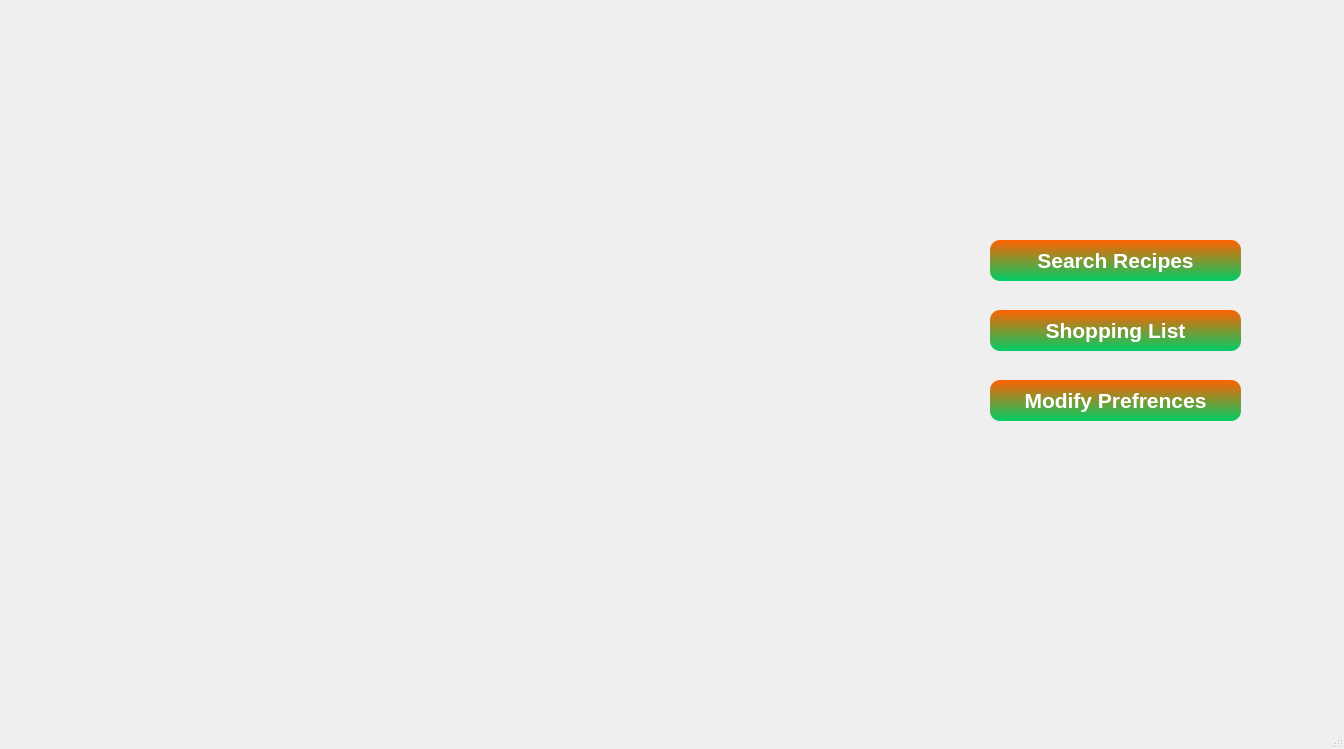
<?xml version="1.0" encoding="UTF-8"?>
<ui version="4.0">
 <class>ClientMainWindow</class>
 <widget class="QMainWindow" name="ClientMainWindow">
  <property name="geometry">
   <rect>
    <x>0</x>
    <y>0</y>
    <width>1344</width>
    <height>749</height>
   </rect>
  </property>
  <property name="windowTitle">
   <string>MainWindow</string>
  </property>
  <widget class="QWidget" name="centralwidget">
   <widget class="QPushButton" name="searchRecipesButton">
    <property name="geometry">
     <rect>
      <x>990</x>
      <y>240</y>
      <width>251</width>
      <height>41</height>
     </rect>
    </property>
    <property name="styleSheet">
     <string notr="true">QPushButton {
    background: qlineargradient(x1:0, y1:0, x2:0, y2:1, stop:0 #FF6200, stop:1 #00CC66);
    color: #FFFFFF;
    border-radius: 10px;
    border: none;
    padding: 5px;
    font-family: &quot;Poppins&quot;;
    font-size: 16pt;
    font-weight: 600;
    box-shadow: 2px 2px 5px rgba(0, 0, 0, 0.3);
}

QPushButton:hover {
    background: qlineargradient(x1:0, y1:0, x2:0, y2:1, stop:0 #00CC66, stop:1 #FF6200);
    border: 2px solid #535AEF;
}

QPushButton:pressed {
    background: qlineargradient(x1:0, y1:0, x2:0, y2:1, stop:0 #CC4E00, stop:1 #00994C);
    border: 2px solid #4488CC;
}</string>
    </property>
    <property name="text">
     <string>Search Recipes</string>
    </property>
   </widget>
   <widget class="QPushButton" name="shoppingListButton">
    <property name="geometry">
     <rect>
      <x>990</x>
      <y>310</y>
      <width>251</width>
      <height>41</height>
     </rect>
    </property>
    <property name="styleSheet">
     <string notr="true">QPushButton {
    background: qlineargradient(x1:0, y1:0, x2:0, y2:1, stop:0 #FF6200, stop:1 #00CC66);
    color: #FFFFFF;
    border-radius: 10px;
    border: none;
    padding: 5px;
    font-family: &quot;Poppins&quot;;
    font-size: 16pt;
    font-weight: 600;
    box-shadow: 2px 2px 5px rgba(0, 0, 0, 0.3);
}

QPushButton:hover {
    background: qlineargradient(x1:0, y1:0, x2:0, y2:1, stop:0 #00CC66, stop:1 #FF6200);
    border: 2px solid #535AEF;
}

QPushButton:pressed {
    background: qlineargradient(x1:0, y1:0, x2:0, y2:1, stop:0 #CC4E00, stop:1 #00994C);
    border: 2px solid #4488CC;
}</string>
    </property>
    <property name="text">
     <string>Shopping List</string>
    </property>
   </widget>
   <widget class="QPushButton" name="modifyPrefrencesButton">
    <property name="geometry">
     <rect>
      <x>990</x>
      <y>380</y>
      <width>251</width>
      <height>41</height>
     </rect>
    </property>
    <property name="styleSheet">
     <string notr="true">QPushButton {
    background: qlineargradient(x1:0, y1:0, x2:0, y2:1, stop:0 #FF6200, stop:1 #00CC66);
    color: #FFFFFF;
    border-radius: 10px;
    border: none;
    padding: 5px;
    font-family: &quot;Poppins&quot;;
    font-size: 16pt;
    font-weight: 600;
    box-shadow: 2px 2px 5px rgba(0, 0, 0, 0.3);
}

QPushButton:hover {
    background: qlineargradient(x1:0, y1:0, x2:0, y2:1, stop:0 #00CC66, stop:1 #FF6200);
    border: 2px solid #535AEF;
}

QPushButton:pressed {
    background: qlineargradient(x1:0, y1:0, x2:0, y2:1, stop:0 #CC4E00, stop:1 #00994C);
    border: 2px solid #4488CC;
}</string>
    </property>
    <property name="text">
     <string>Modify Prefrences</string>
    </property>
   </widget>
  </widget>
  <widget class="QMenuBar" name="menubar">
   <property name="geometry">
    <rect>
     <x>0</x>
     <y>0</y>
     <width>1344</width>
     <height>26</height>
    </rect>
   </property>
  </widget>
  <widget class="QStatusBar" name="statusbar"/>
 </widget>
 <resources/>
 <connections/>
</ui>
